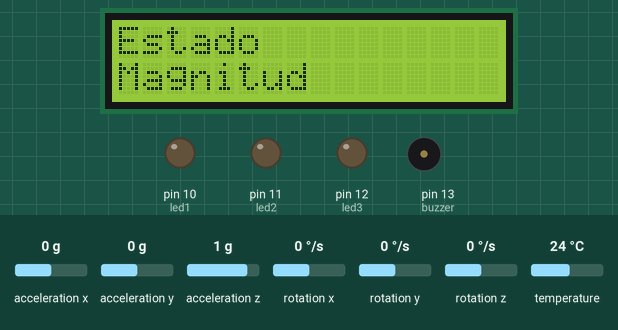
The sketch below on a simulated Arduino Uno, built with avr-gcc and run on an emulated ATmega328P. On the bench: 16×2 character LCD, output pins drawn as LEDs (lit = HIGH), buzzer (waves = sounding, pin HIGH). The inputs (shaded band) are chosen by the test bench; at power-on: acceleration x 0 g, acceleration y 0 g, acceleration z 1 g, rotation x 0 °/s, rotation y 0 °/s, rotation z 0 °/s, temperature 24 °C. What the sketch prints to the serial monitor is not drawn.

Above: at 0.1 s.
At 1.3 s:
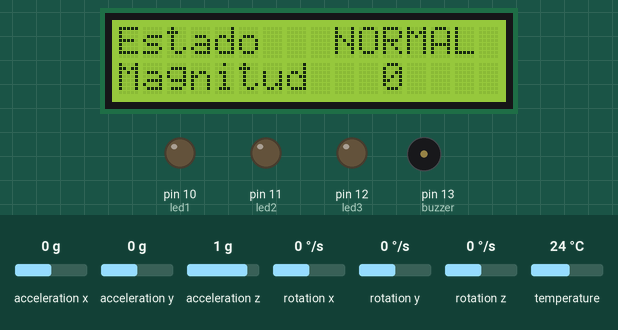
1.4 s: acceleration x set to -0.2 g
At 2.3 s:
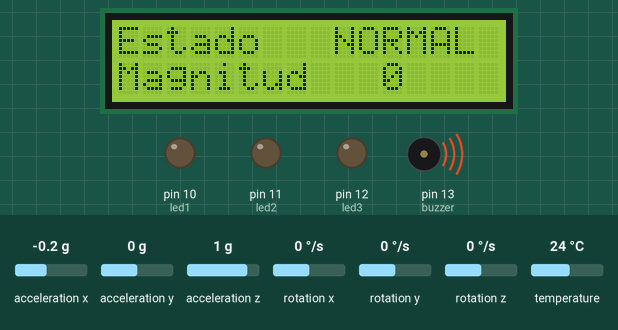
Timing chart, 0 to 4.4 s (numbered marks = the images above; inputs shaded):
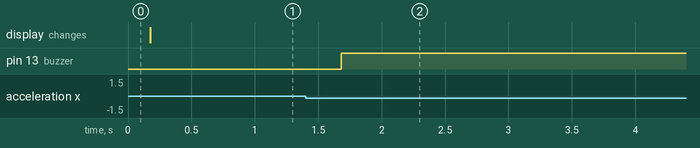

Measured:
- the behaviour switches between 0 and -0.1 g on acceleration x (found by bisection; images 1 and 2)
- after the input at 1.4 s, pin 13 (buzzer): LOW → HIGH after 0.28 s

The sketch:

sismografo.ino
```cpp
/*
  This Arduino code is designed for interfacing with the GY-87 IMU module, focusing
  specifically on the MPU6050 sensor, which includes an accelerometer and a gyroscope.
  The code initializes the MPU6050 sensor and prints its accelerometer, gyroscope, and
  temperature readings to the Serial Monitor at regular intervals.

  Board: Arduino Uno R4
  Component: GY-87 IMU Module
  Library: https://github.com/adafruit/Adafruit_MPU6050  (Adafruit MPU6050 by Adafruit)
*/

// Include required libraries
#include <Adafruit_MPU6050.h>
#include <Adafruit_Sensor.h>
#include <Wire.h>

#include <LiquidCrystal.h>
LiquidCrystal lcd(8, 9, 4, 5, 6, 7);

// Initialize sensor objects
Adafruit_MPU6050 mpu;
#define x_superior 1.5
#define x_inferior -0.3
#define y_superior 1
#define y_inferior -1.5
#define z_superior 9
#define z_inferior 8.5

float eje_x;       // medición de aceleración eje x
float eje_y;       // medición de aceleración eje y
float eje_z;       // medición de aceleración eje z

float max_x = 0;
float max_y = 0;
float max_z = 0;

bool modo_terremoto = 0; // 0 = normal, 1 = terremoto

float eje_xf = 0;       // medición del sensor [0,1023]
float eje_yf = 0;       // medición del sensor [0,1023]
float eje_zf = 0;       // medición del sensor [0,1023]

float alpha = 0.5;

const int buzzer = 13;
const int led1 = 10;
const int led2 = 11;
const int led3 = 12;


void setup() {

  lcd.begin(16, 2);         // Inicializar el LCD

  lcd.setCursor(0,0);
  lcd.print("Estado");     // print a simple message

  lcd.setCursor(0,1);
  lcd.print("Magnitud");     // print a simple message

  // Initialize the serial communication with a baud rate of 115200
  Serial.begin(9600);
  pinMode(buzzer, OUTPUT);
  pinMode(led1, OUTPUT);
  pinMode(led2, OUTPUT);
  pinMode(led3, OUTPUT);
  // Initialize the MPU6050 sensor (accelerometer and gyroscope)
  initializeMPU6050();
}

void loop() {

    digitalWrite(led1, LOW);
    digitalWrite(led2, LOW);
    digitalWrite(led3, LOW);

  lcd.clear();
  lcd.setCursor(0,0);
  lcd.print("Estado");     // print a simple message
  lcd.setCursor(0,1);
  lcd.print("Magnitud");     // print a simple message
  lcd.setCursor(11,1);              // Cursor a linea 2, posicion 8
  lcd.print(0);        // Imprime segundos
  lcd.setCursor(9, 0);            // Cursor a linea 1, posicion 13
  lcd.print("NORMAL");              // Imprime el valor leido en la puerta A0
  lcd.setCursor(11,1);              // Cursor a linea 2, posicion 11

  // Print MPU6050 data
  printMPU6050();


  if (eje_x != 0){
    //digitalWrite(led1, HIGH);
    modo_terremoto = 1;
  } else {
    //digitalWrite(led1, LOW);
  }

    if (eje_y != 0){
    //digitalWrite(led2, HIGH);
    modo_terremoto = 1;
  }  else {
    //digitalWrite(led2, LOW);
  }

    //if (eje_z != 0){
    //digitalWrite(led3, HIGH);
    //modo_terremoto = 1;
  //}  else {
    //digitalWrite(led3, LOW);
  //}

  if (modo_terremoto){

    calcular_ritcher();

  }

  delay(1500);
}

void calcular_ritcher(){
  digitalWrite(buzzer, HIGH);

  if (abs(eje_x) >= max_x){
    max_x = abs(eje_x);
  }
  if (abs(eje_y) >= max_y){
    max_y = abs(eje_y);
  }

  //delay(100);

  if (eje_x == 0 && eje_y == 0 && eje_z == 0){
    float vector = sqrt(pow(max_x, 2) + pow(max_y, 2));
    //float vector = (max_x + max_y + max_z)/3;
    float richter = log10(vector*2000)+2;


    if (richter < 5.5){
    digitalWrite(led1, HIGH);
    digitalWrite(led2, LOW);
    digitalWrite(led3, LOW);
    }
    if (5.5 < richter <= 6){
    digitalWrite(led1, LOW);
    digitalWrite(led2, HIGH);
    digitalWrite(led3, LOW);

    }
    if (richter > 6){
    digitalWrite(led1, LOW);
    digitalWrite(led2, LOW);
    digitalWrite(led3, HIGH);
    }

    lcd.setCursor(11,1);             // Cursor a linea 2, posicion 8
    lcd.print(richter);              // Imprime ESCALA
    lcd.setCursor(7, 0);             // Cursor a linea 1, posicion 13
    lcd.print("TERREMOTO");          // Imprime el valor leido en la puerta A0
    lcd.setCursor(11,1);             // Cursor a linea 2, posicion 11

    //info_sismo(richter);

    modo_terremoto = 0;
    digitalWrite(buzzer, LOW);
    max_x = 0;
    max_y = 0;
    max_z = 0;

  }

}

void info_sismo(float x){
  Serial.println("__________________________________________________");
  Serial.println("¡HUBO UN SISMO!");
  Serial.print("Magnitud en la escala Richter: ");
  Serial.println(x);

  Serial.print("Aceleración eje x: ");
  Serial.println(max_x);

  Serial.print("Aceleración eje y: ");
  Serial.println(max_y);

  Serial.print("Aceleración eje z: ");
  Serial.println(max_z);

}

void initializeMPU6050() {
  // Check if the MPU6050 sensor is detected
  if (!mpu.begin()) {
    Serial.println("Failed to find MPU6050 chip");
    while (1)
      ;  // Halt if sensor not found
  }
  Serial.println("MPU6050 Found!");

  // set accelerometer range to +-8G
  mpu.setAccelerometerRange(MPU6050_RANGE_8_G);

  // set gyro range to +- 500 deg/s
  mpu.setGyroRange(MPU6050_RANGE_500_DEG);

  // set filter bandwidth to 21 Hz
  mpu.setFilterBandwidth(MPU6050_BAND_21_HZ);

  Serial.println("");
  delay(100);
}

void printMPU6050() {
  /* Get new sensor events with the readings */
  sensors_event_t a, g, temp;
  mpu.getEvent(&a, &g, &temp);

  eje_x = a.acceleration.x;
  eje_y = a.acceleration.y;
  eje_z = a.acceleration.z;

  Serial.print(eje_x); Serial.print("\t");
  Serial.print(eje_y);  Serial.print("\t");
  Serial.println(eje_z);

  if ( eje_x < x_superior && eje_x > x_inferior){
    eje_x = 0;
  }
    if ( eje_y < y_superior && eje_y > y_inferior){
    eje_y = 0;
  }
    if (eje_z < z_superior && eje_z > z_inferior){
    eje_z = 0;
  }


}
```
